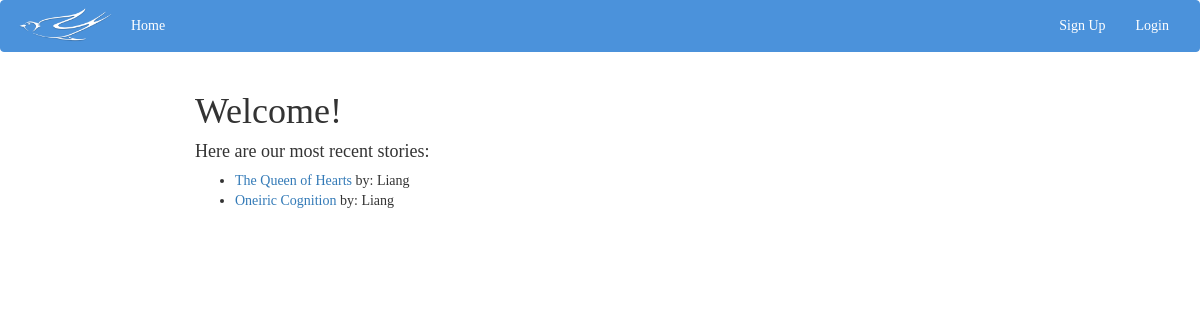
Before: / with the older database file.
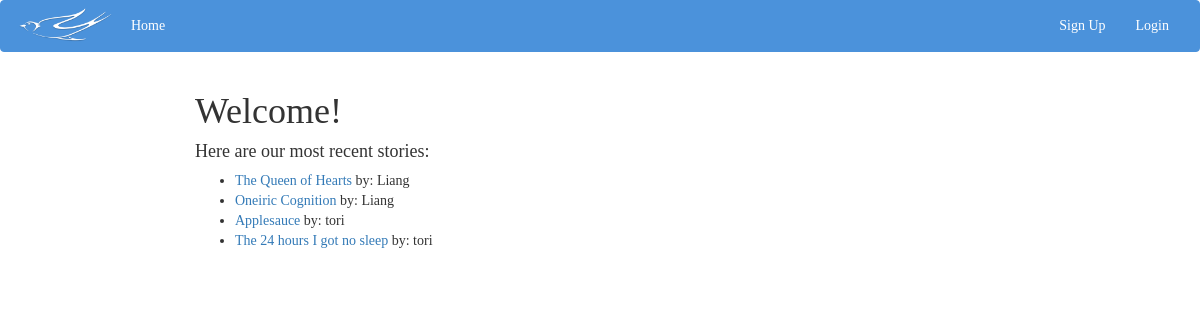
After: the same page with the newer database file.
### SwallowTales/models.py (models this page shows, shortened)
class StorySection(models.Model):
    previousSection = models.ForeignKey("self",null = True, blank=True, related_name="children")
    author = models.ForeignKey(User)
    story = models.ForeignKey(Story)
    secName = models.CharField(max_length = 100)
    text = models.TextField()

class Story(models.Model):
    author = models.ForeignKey(User)
    name = models.CharField(max_length = 100)
    LastDate = models.DateTimeField(default=datetime.now)

### SwallowTales/views.py (the view)
# urls.py: url(r'^$', views.startPage, name='home'),
def startPage(request):
    first_sections_list = StorySection.objects.filter(previousSection = None)
    return render(request, 'home.html', {'first_sections_list': first_sections_list})

### SwallowTales/templates/home.html
{% extends "base.html" %}
{% block content %}
<div class="container-fluid" id="muh_stories">
    {% if user.is_authenticated %}
        <h1>Welcome, {{ request.user.username }}!</h1>
    {% else %}
        <h1>Welcome!</h1>
    {% endif %}
    <h4>Here are our most recent stories:</h4>
    <ul>
    {% for section in first_sections_list %}
        <li><a href="{% url 'SwallowTales.views.view_section' section.pk %}">{{ section.story.name }}</a> by: {{ section.author.username }}</li>
    {% endfor %}
    </ul>
</div>
{% endblock content %}

### SwallowTales/templates/base.html (shortened to what this page needs)
<!DOCTYPE html>
<html>
<head>
    <link href="/static/css/bootstrap.min.css" rel="stylesheet"/>
    <link href="/static/css/myCSS1.css" rel="stylesheet"/>
</head>
<body>
    <nav class="navbar navbar-inverse">
        <div class="container-fluid">
            <div class="navbar-header">
                <a class="pull-left" href="/">
                    <div><img id="logo" src="/static/img/swallowtales.png"/></div>
                </a>
            </div>
            <div class="collapse navbar-collapse" id="myNavbar">
                <ul class="nav navbar-nav">
                    <li><a href="/">Home</a></li>
                </ul>
                <ul class="nav navbar-nav navbar-right">
                    {% if user.is_authenticated %}
                        <li><a href="/logout/">Logout</a></li>
                    {% else %}
                        <li><a href="/signup/">Sign Up</a></li>
                        <li><a href="/login/">Login</a></li>
                    {% endif %}
                </ul>
            </div>
        </div>
    </nav>
    {% block content %}
    {% endblock content %}
</body>
</html>

### SwallowTales/static/css/myCSS1.css (style rules this page uses)
#muh_stories { margin: auto; width: 70%; }
* { font-family: Garamond; }
.navbar { background-color: #4B92DB; background-image: none; background-repeat: no-repeat; border-color: #4B92DB; font-family: Garamond; }
.navbar .nav li > a { color: white; }
.navbar-inverse .navbar-collapse { border-color: white; }
#logo { max-width: 100px; }

Changed rows visible on the page:
added StorySection: story.name "Applesauce", author.username "tori"
added StorySection: story.name "The 24 hours I got no sleep", author.username "tori"
